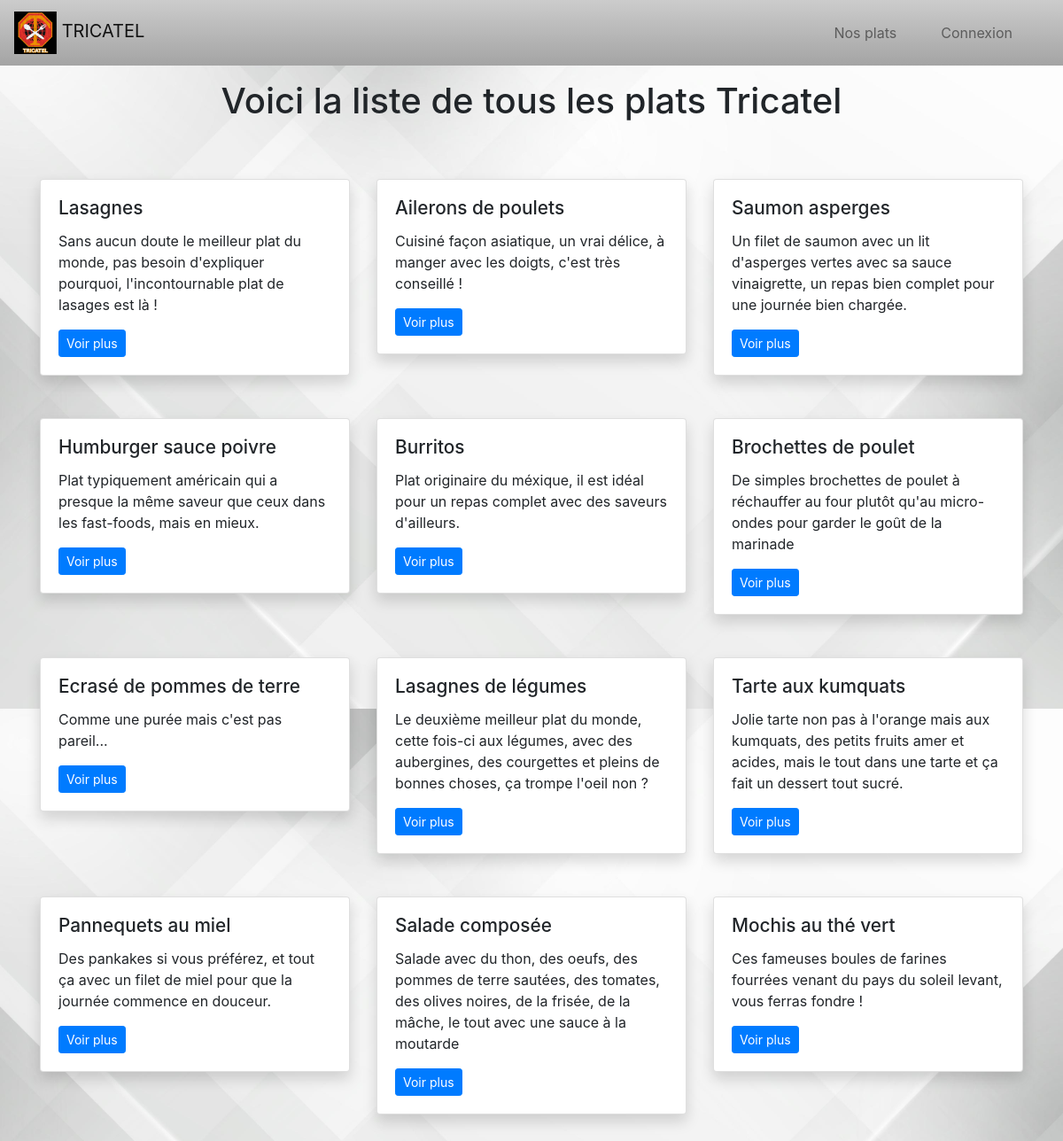
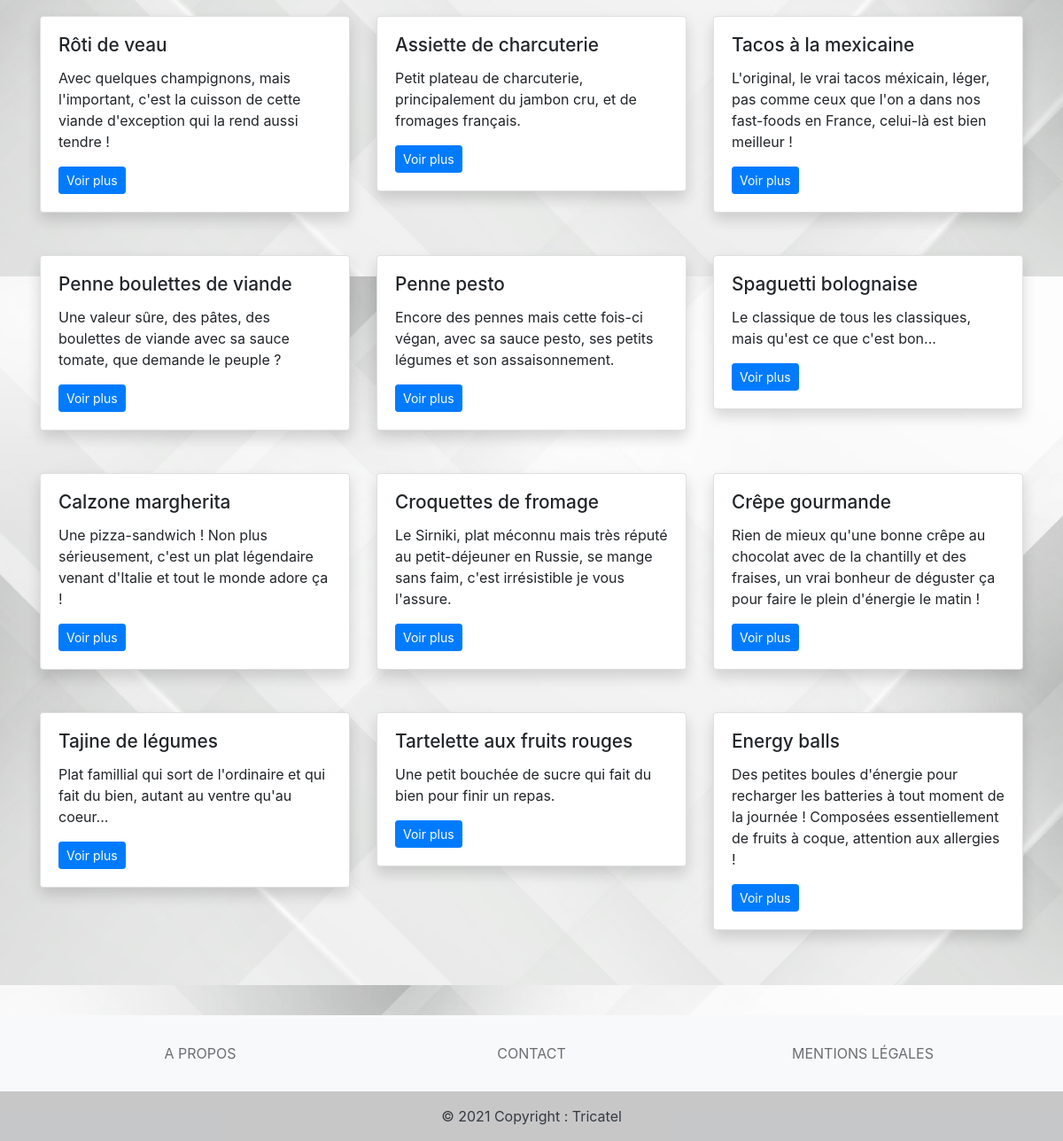
Screenshot of /plats.php with the database file from the repository (2 pictures, top to bottom).
### tables this page shows
CREATE TABLE `plat` (
	`id` INT(6) UNSIGNED AUTO_INCREMENT PRIMARY KEY,
	`nom` VARCHAR(60) NOT NULL,
	`description` TEXT(100) NOT NULL,
	`origine` ENUM('Europe', 'Amérique', 'Asie', 'Afrique', 'Océanie', 'Antarctique') NOT NULL,
	`type` ENUM('Petit-déjeuner', 'Déjeuner', 'Collation', 'Souper', 'Dessert') NOT NULL,
	`type2` ENUM('Sucré', 'Salé') NOT NULL,
	`pratique_alimentaire` ENUM('Carnivore', 'Flexitarien', 'Végétarien', 'Végétalien') NOT NULL,
	`lien_image` VARCHAR(100) NOT NULL
	);

### plats.php (the view, shortened to what this page needs)
<?php
	require './db_inc.php';
	$sql = 'SELECT * FROM `plat`';
	$query = $pdo->prepare($sql);
	$query->execute();
	$listeplats = $query->fetchAll(PDO::FETCH_ASSOC);
?>
<!DOCTYPE html>
<html lang=fr>
	<head>
		<link rel="stylesheet" href="assets/css/style.css"/>
		<link rel="stylesheet" href="https://cdn.jsdelivr.net/npm/bootstrap@4.5.3/dist/css/bootstrap.min.css">
	</head>
	<body>
		<?php include 'header.php'?>
		<div class="container my-3">
			<h1 class="text-center">Voici la liste de tous les plats Tricatel</h1>
		</div>
		<div class="container">
			<div class="row py-5">
				<?php
					foreach($listeplats as $plat){
				?>
				<div class="col-lg-4 col-md-6 col-sm-12">
					<div class="card shadow mb-5">
						<div class="card-body">
						<h5 class="card-title"><?= $plat['nom'] ?></h5>
						<p class="card-text"><?= $plat['description'] ?></p>
							<div class="d-flex justify-content-between">
								<a href="<?= 'info.php?id=' . $plat['id'] ?>" class="btn btn-primary btn-sm">Voir plus</a>
							</div>
						</div>
					</div>
				</div>
				<?php } ?>
			</div>
		</div>
		<?php include 'footer.php'?>
	</body>
</html>

### assets/css/style.css (style rules this page uses)
body { font-family: ProximaNova-Light; }
body { background-image: url('../image/background.jpg'); background-size: 100%; background-attachment: fixed; }
.card-title { font-size : 1.3em; }
.card-text { font-size: 1em; }

### rows the page displays
plat: nom "Lasagnes", description "Sans aucun doute le meilleur plat du monde, pas besoin d'expliquer pourquoi, l'incontournable plat de lasages est là !"
plat: nom "Ailerons de poulets", description "Cuisiné façon asiatique, un vrai délice, à manger avec les doigts, c'est très conseillé !"
plat: nom "Saumon asperges", description "Un filet de saumon avec un lit d'asperges vertes avec sa sauce vinaigrette, un repas bien complet pour une journée bien chargée."
plat: nom "Humburger sauce poivre", description "Plat typiquement américain qui a presque la même saveur que ceux dans les fast-foods, mais en mieux."
plat: nom "Burritos", description "Plat originaire du méxique, il est idéal pour un repas complet avec des saveurs d'ailleurs."
plat: nom "Brochettes de poulet", description "De simples brochettes de poulet à réchauffer au four plutôt qu'au micro-ondes pour garder le goût de la marinade"
plat: nom "Ecrasé de pommes de terre", description "Comme une purée mais c'est pas pareil..."
plat: nom "Lasagnes de légumes", description "Le deuxième meilleur plat du monde, cette fois-ci aux légumes, avec des aubergines, des courgettes et pleins de bonnes choses, ça trompe l'oeil non ?"
plat: nom "Tarte aux kumquats", description "Jolie tarte non pas à l'orange mais aux kumquats, des petits fruits amer et acides, mais le tout dans une tarte et ça fait un dessert tout sucré."
plat: nom "Pannequets au miel", description "Des pankakes si vous préférez, et tout ça avec un filet de miel pour que la journée commence en douceur."
plat: nom "Salade composée", description "Salade avec du thon, des oeufs, des pommes de terre sautées, des tomates, des olives noires, de la frisée, de la mâche, le tout avec une sauce à la moutarde"
plat: nom "Mochis au thé vert", description "Ces fameuses boules de farines fourrées venant du pays du soleil levant, vous ferras fondre !"
plat: nom "Rôti de veau", description "Avec quelques champignons, mais l'important, c'est la cuisson de cette viande d'exception qui la rend aussi tendre !"
plat: nom "Assiette de charcuterie", description "Petit plateau de charcuterie, principalement du jambon cru, et de fromages français."
plat: nom "Tacos à la mexicaine", description "L'original, le vrai tacos méxicain, léger, pas comme ceux que l'on a dans nos fast-foods en France, celui-là est bien meilleur !"
plat: nom "Penne boulettes de viande", description "Une valeur sûre, des pâtes, des boulettes de viande avec sa sauce tomate, que demande le peuple ?"
plat: nom "Penne pesto", description "Encore des pennes mais cette fois-ci végan, avec sa sauce pesto, ses petits légumes et son assaisonnement."
plat: nom "Spaguetti bolognaise", description "Le classique de tous les classiques, mais qu'est ce que c'est bon..."
plat: nom "Calzone margherita", description "Une pizza-sandwich ! Non plus sérieusement, c'est un plat légendaire venant d'Italie et tout le monde adore ça !"
plat: nom "Croquettes de fromage", description "Le Sirniki, plat méconnu mais très réputé au petit-déjeuner en Russie, se mange sans faim, c'est irrésistible je vous l'assure."
plat: nom "Crêpe gourmande", description "Rien de mieux qu'une bonne crêpe au chocolat avec de la chantilly et des fraises, un vrai bonheur de déguster ça pour faire le plein d'énergie le matin !"
plat: nom "Tajine de légumes", description "Plat famillial qui sort de l'ordinaire et qui fait du bien, autant au ventre qu'au coeur..."
plat: nom "Tartelette aux fruits rouges", description "Une petit bouchée de sucre qui fait du bien pour finir un repas."
plat: nom "Energy balls", description "Des petites boules d'énergie pour recharger les batteries à tout moment de la journée ! Composées essentiellement de fruits à coque, attention aux allergies !"
